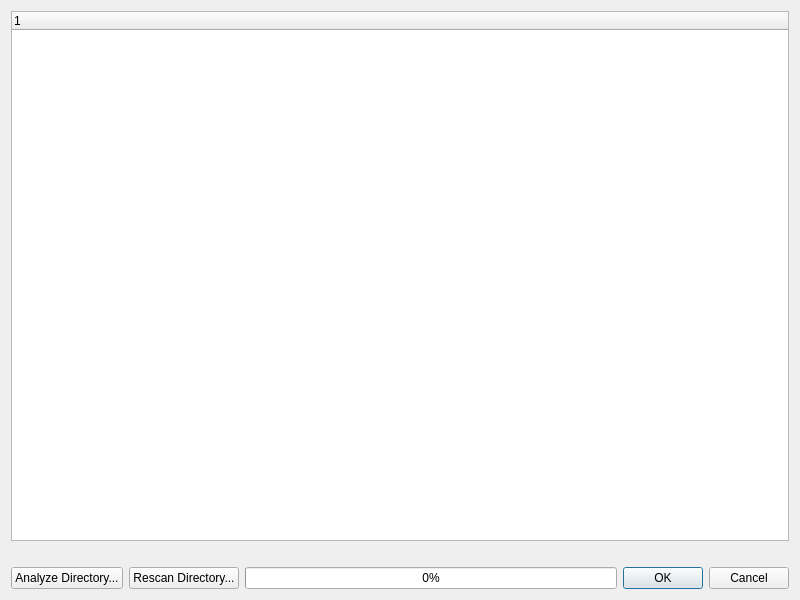
<?xml version="1.0" encoding="UTF-8"?>
<ui version="4.0">
 <class>cleanupDialog</class>
 <widget class="QDialog" name="cleanupDialog">
  <property name="geometry">
   <rect>
    <x>0</x>
    <y>0</y>
    <width>800</width>
    <height>600</height>
   </rect>
  </property>
  <property name="windowTitle">
   <string>File System Analyzer</string>
  </property>
  <layout class="QGridLayout" name="gridLayout_2">
   <item row="0" column="0">
    <layout class="QGridLayout" name="gridLayout">
     <item row="0" column="0">
      <widget class="QTreeWidget" name="treeView">
       <property name="toolTip">
        <string>Selected entries ma be shown in the operating
system or deleted by the context menu.</string>
       </property>
       <column>
        <property name="text">
         <string notr="true">1</string>
        </property>
       </column>
      </widget>
     </item>
     <item row="1" column="0">
      <layout class="QHBoxLayout" name="horizontalLayout">
       <item>
        <widget class="QLabel" name="label">
         <property name="sizePolicy">
          <sizepolicy hsizetype="Ignored" vsizetype="Preferred">
           <horstretch>0</horstretch>
           <verstretch>0</verstretch>
          </sizepolicy>
         </property>
         <property name="minimumSize">
          <size>
           <width>50</width>
           <height>0</height>
          </size>
         </property>
         <property name="text">
          <string/>
         </property>
        </widget>
       </item>
      </layout>
     </item>
     <item row="3" column="0">
      <layout class="QHBoxLayout" name="horizontalLayout_2">
       <item>
        <widget class="QPushButton" name="analyzebutt">
         <property name="sizePolicy">
          <sizepolicy hsizetype="Fixed" vsizetype="Fixed">
           <horstretch>0</horstretch>
           <verstretch>0</verstretch>
          </sizepolicy>
         </property>
         <property name="toolTip">
          <string>Selects a directory and date and then finds all
files and folders older than the given date. The
files are shown in a tree.</string>
         </property>
         <property name="text">
          <string>Analyze Directory...</string>
         </property>
        </widget>
       </item>
       <item>
        <widget class="QPushButton" name="rescanButt">
         <property name="text">
          <string>Rescan Directory...</string>
         </property>
        </widget>
       </item>
       <item>
        <widget class="QProgressBar" name="progressBar">
         <property name="sizePolicy">
          <sizepolicy hsizetype="Expanding" vsizetype="Preferred">
           <horstretch>0</horstretch>
           <verstretch>0</verstretch>
          </sizepolicy>
         </property>
         <property name="value">
          <number>0</number>
         </property>
        </widget>
       </item>
       <item>
        <widget class="QDialogButtonBox" name="buttonBox">
         <property name="sizePolicy">
          <sizepolicy hsizetype="Fixed" vsizetype="Fixed">
           <horstretch>0</horstretch>
           <verstretch>0</verstretch>
          </sizepolicy>
         </property>
         <property name="toolTip">
          <string>Cancel will stop a running analysis. OK will
close the dialog.</string>
         </property>
         <property name="orientation">
          <enum>Qt::Horizontal</enum>
         </property>
         <property name="standardButtons">
          <set>QDialogButtonBox::Cancel|QDialogButtonBox::Ok</set>
         </property>
        </widget>
       </item>
      </layout>
     </item>
    </layout>
   </item>
  </layout>
 </widget>
 <resources/>
 <connections>
  <connection>
   <sender>buttonBox</sender>
   <signal>accepted()</signal>
   <receiver>cleanupDialog</receiver>
   <slot>doFinish()</slot>
   <hints>
    <hint type="sourcelabel">
     <x>786</x>
     <y>586</y>
    </hint>
    <hint type="destinationlabel">
     <x>157</x>
     <y>274</y>
    </hint>
   </hints>
  </connection>
  <connection>
   <sender>buttonBox</sender>
   <signal>rejected()</signal>
   <receiver>cleanupDialog</receiver>
   <slot>doBreak()</slot>
   <hints>
    <hint type="sourcelabel">
     <x>786</x>
     <y>586</y>
    </hint>
    <hint type="destinationlabel">
     <x>286</x>
     <y>274</y>
    </hint>
   </hints>
  </connection>
  <connection>
   <sender>analyzebutt</sender>
   <signal>clicked()</signal>
   <receiver>cleanupDialog</receiver>
   <slot>doAnalyze()</slot>
   <hints>
    <hint type="sourcelabel">
     <x>83</x>
     <y>586</y>
    </hint>
    <hint type="destinationlabel">
     <x>254</x>
     <y>452</y>
    </hint>
   </hints>
  </connection>
  <connection>
   <sender>rescanButt</sender>
   <signal>clicked()</signal>
   <receiver>cleanupDialog</receiver>
   <slot>doRescan()</slot>
   <hints>
    <hint type="sourcelabel">
     <x>221</x>
     <y>568</y>
    </hint>
    <hint type="destinationlabel">
     <x>373</x>
     <y>526</y>
    </hint>
   </hints>
  </connection>
 </connections>
 <slots>
  <slot>doAnalyze()</slot>
  <slot>doBreak()</slot>
  <slot>doRescan()</slot>
  <slot>doFinish()</slot>
 </slots>
</ui>
